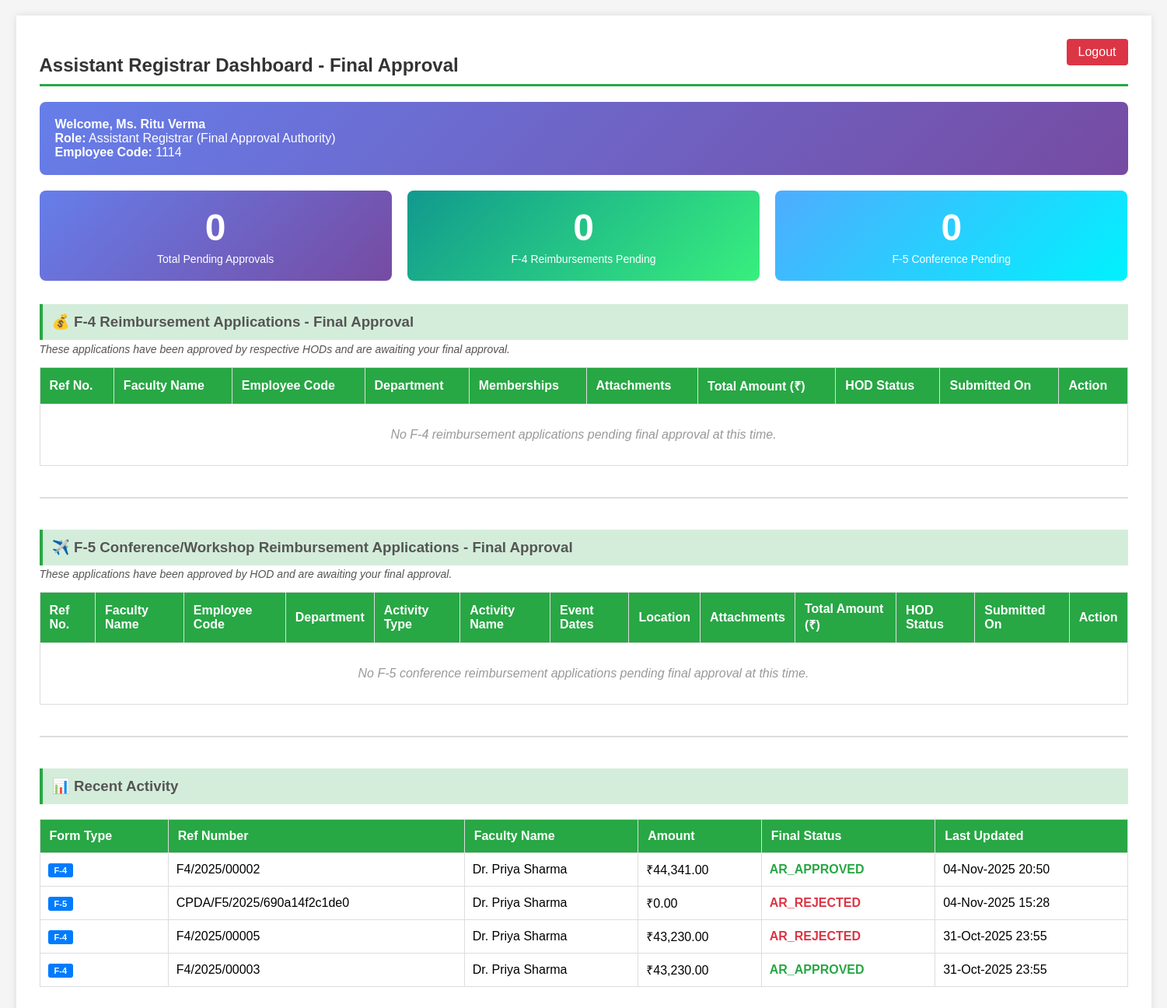
Before: /views/accounts_ar_dashboard.php (signed in) with the older database file.
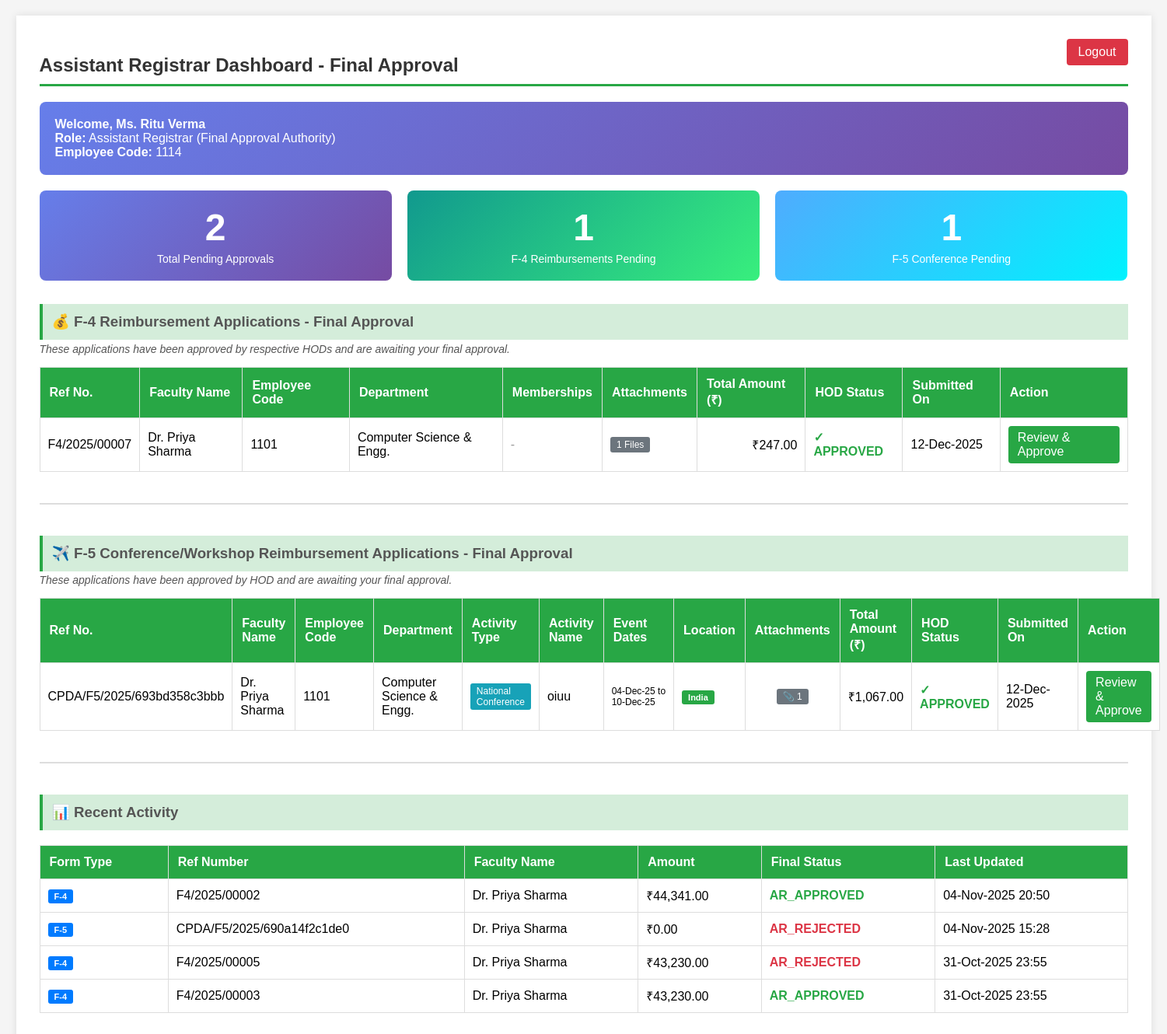
After: the same page with the newer database file.
### tables this page shows
CREATE TABLE `f4_reimbursement_applications` (
  `application_id` int(11) NOT NULL,
  `ref_number` varchar(50) NOT NULL,
  `employee_code` int(11) NOT NULL,
  `faculty_name` varchar(255) NOT NULL,
  `designation_hag` tinyint(1) DEFAULT 0,
  `designation_professor` tinyint(1) DEFAULT 0,
  `designation_associate_professor` tinyint(1) DEFAULT 0,
  `designation_assistant_professor` tinyint(1) DEFAULT 0,
  `pay_level` varchar(20) NOT NULL,
  `department` varchar(255) NOT NULL,
  `total_amount` decimal(10,2) DEFAULT 0.00,
  `expense_books` decimal(10,2) DEFAULT 0.00,
  `expense_stationary` decimal(10,2) DEFAULT 0.00,
  `expense_patent` decimal(10,2) DEFAULT 0.00,
  `expense_computer_consumables` decimal(10,2) DEFAULT 0.00,
  `expense_consumables` decimal(10,2) DEFAULT 0.00,
  `expense_synthesis_analysis` decimal(10,2) DEFAULT 0.00,
  `remarks` text DEFAULT NULL,
  `application_status` enum('DRAFT','SUBMITTED','UNDER_REVIEW','HOD_APPROVED','HOD_REJECTED','AR_APPROVED','AR_REJECTED') DEFAULT 'DRAFT',
  `submission_date` datetime DEFAULT NULL,
  `last_updated` datetime DEFAULT current_timestamp() ON UPDATE current_timestamp(),
  `hod_approval_status` enum('PENDING','APPROVED','REJECTED') DEFAULT 'PENDING',
  `hod_approval_date` datetime DEFAULT NULL,
  `hod_remarks` text DEFAULT NULL,
  `hod_approved_by` varchar(50) DEFAULT NULL,
  `ar_approval_status` enum('PENDING','APPROVED','REJECTED') DEFAULT 'PENDING',
  `ar_approval_date` datetime DEFAULT NULL,
  `ar_remarks` text DEFAULT NULL,
  `ar_approved_by` varchar(50) DEFAULT NULL,
  `sanctioned_amount` decimal(10,2) DEFAULT NULL,
  `disbursement_status` enum('PENDING','PARTIAL','COMPLETED') DEFAULT 'PENDING',
  `disbursed_amount` decimal(10,2) DEFAULT 0.00,
  `disbursement_date` datetime DEFAULT NULL,
  `created_at` timestamp NOT NULL DEFAULT current_timestamp(),
  `updated_at` timestamp NOT NULL DEFAULT current_timestamp() ON UPDATE current_timestamp()
);

CREATE TABLE `f5_conference_reimbursements` (
  `application_id` int(11) NOT NULL,
  `ref_number` varchar(100) DEFAULT NULL,
  `employee_code` int(11) NOT NULL,
  `faculty_name` varchar(200) NOT NULL,
  `designation` varchar(100) NOT NULL,
  `pay_level` varchar(10) NOT NULL,
  `department` varchar(200) NOT NULL,
  `activity_nature` enum('International Conference','National Conference','Workshop','Short Term Course','Seminar','Symposium') NOT NULL,
  `activity_name` varchar(500) NOT NULL,
  `activity_start_date` date NOT NULL,
  `activity_end_date` date NOT NULL,
  `activity_venue` varchar(300) NOT NULL,
  `location_type` enum('India','Abroad') NOT NULL,
  `expense_registration` decimal(10,2) DEFAULT 0.00,
  `expense_visa` decimal(10,2) DEFAULT 0.00,
  `expense_insurance` decimal(10,2) DEFAULT 0.00,
  `expense_air_fare` decimal(10,2) DEFAULT 0.00,
  `expense_local_travel` decimal(10,2) DEFAULT 0.00,
  `expense_da_per_diem` decimal(10,2) DEFAULT 0.00,
  `expense_boarding_lodging` decimal(10,2) DEFAULT 0.00,
  `expense_other` decimal(10,2) DEFAULT 0.00,
  `expense_other_description` text DEFAULT NULL,
  `total_amount` decimal(10,2) NOT NULL,
  `remarks` text DEFAULT NULL,
  `status` enum('PENDING','HOD_APPROVED','HOD_REJECTED','ACCOUNTS_APPROVED','ACCOUNTS_REJECTED','COMPLETED') DEFAULT 'PENDING',
  `hod_status` enum('PENDING','APPROVED','REJECTED') DEFAULT 'PENDING',
  `hod_approved_by` varchar(50) DEFAULT NULL,
  `hod_approved_at` datetime DEFAULT NULL,
  `hod_comments` text DEFAULT NULL,
  `accounts_status` enum('PENDING','APPROVED','REJECTED') DEFAULT 'PENDING',
  `accounts_approved_by` varchar(50) DEFAULT NULL,
  `accounts_approved_at` datetime DEFAULT NULL,
  `accounts_comments` text DEFAULT NULL,
  `created_at` timestamp NOT NULL DEFAULT current_timestamp(),
  `updated_at` timestamp NOT NULL DEFAULT current_timestamp() ON UPDATE current_timestamp()
);

### views/accounts_ar_dashboard.php (the view, shortened to what the rows shown need)
<?php
include_once '../config/db.php';
$sql_f4 = "SELECT
            a.application_id,
            a.ref_number,
            a.employee_code,
            a.faculty_name,
            a.department,
            a.total_amount,
            a.submission_date,
            a.application_status,
            a.hod_approval_status,
            a.hod_remarks,
            a.hod_approved_by,
            (SELECT COUNT(*) FROM f4_professional_memberships WHERE application_id = a.application_id) as membership_count,
            (SELECT COUNT(*) FROM f4_reimbursement_attachments WHERE application_id = a.application_id) as attachment_count
        FROM f4_reimbursement_applications a
        WHERE a.application_status = 'HOD_APPROVED'
          AND a.hod_approval_status = 'APPROVED'
        ORDER BY a.submission_date ASC";
$result_f4 = $conn->query($sql_f4);
$sql_f5 = "SELECT
            f.application_id,
            f.ref_number,
            f.employee_code,
            f.faculty_name,
            f.department,
            f.activity_nature,
            f.activity_name,
            f.activity_start_date,
            f.activity_end_date,
            f.location_type,
            f.total_amount,
            f.created_at,
            f.hod_status,
            f.hod_approved_by,
            f.hod_approved_at,
            f.hod_comments,
            (SELECT COUNT(*) FROM f5_attachments WHERE reimbursement_id = f.application_id) as attachment_count
        FROM f5_conference_reimbursements f
        WHERE f.hod_status = 'APPROVED'
          AND f.accounts_status = 'PENDING'
        ORDER BY f.created_at ASC";
$result_f5 = $conn->query($sql_f5);
?>
<!DOCTYPE html>
<html lang="en">
<head>
</head>
<body>
<div class="container">
    <h2>Assistant Registrar Dashboard - Final Approval</h2>
    <table>
        <thead>
            <tr>
                <th>Ref No.</th>
                <th>Faculty Name</th>
                <th>Employee Code</th>
                <th>Department</th>
                <th>Memberships</th>
                <th>Attachments</th>
                <th>Total Amount (₹)</th>
                <th>HOD Status</th>
                <th>Submitted On</th>
                <th>Action</th>
            </tr>
        </thead>
        <tbody>
            <?php if ($result_f4->num_rows > 0): ?>
                <?php while ($row = $result_f4->fetch_assoc()): ?>
                    <tr>
                        <td><?= htmlspecialchars($row['ref_number']); ?></td>
                        <td><?= htmlspecialchars($row['faculty_name']); ?></td>
                        <td><?= htmlspecialchars($row['employee_code']); ?></td>
                        <td><?= htmlspecialchars($row['department']); ?></td>
                        <td>
                            <?php if ($row['membership_count'] > 0): ?>
                                <span class="badge"><?= $row['membership_count']; ?> Membership(s)</span>
                            <?php else: ?>
                                <span style="color: #999;">-</span>
                            <?php endif; ?>
                        </td>
                        <td>
                            <?php if ($row['attachment_count'] > 0): ?>
                                <span class="badge" style="background: #6c757d;"><?= $row['attachment_count']; ?> Files</span>
                            <?php else: ?>
                                <span style="color: #999;">-</span>
                            <?php endif; ?>
                        </td>
                        <td style="text-align: right;">₹<?= number_format($row['total_amount'], 2); ?></td>
                        <td class="status-approved">✓ <?= htmlspecialchars($row['hod_approval_status']); ?></td>
                        <td><?= date('d-M-Y', strtotime($row['submission_date'])); ?></td>
                        <td>
                            <a href="ar_view_application.php?application_id=<?= $row['application_id']; ?>&type=f4" class="btn-view">Review & Approve</a>
                        </td>
                    </tr>
                <?php endwhile; ?>
            <?php else: ?>
                <tr>
                    <td colspan="10" class="no-data">No F-4 reimbursement applications pending final approval at this time.</td>
                </tr>
            <?php endif; ?>
        </tbody>
    </table>
    <table>
        <thead>
            <tr>
                <th>Ref No.</th>
                <th>Faculty Name</th>
                <th>Employee Code</th>
                <th>Department</th>
                <th>Activity Type</th>
                <th>Activity Name</th>
                <th>Event Dates</th>
                <th>Location</th>
                <th>Attachments</th>
                <th>Total Amount (₹)</th>
                <th>HOD Status</th>
                <th>Submitted On</th>
                <th>Action</th>
            </tr>
        </thead>
        <tbody>
            <?php if ($result_f5->num_rows > 0): ?>
                <?php while ($row = $result_f5->fetch_assoc()): ?>
                    <tr>
                        <td><?= htmlspecialchars($row['ref_number']); ?></td>
                        <td><?= htmlspecialchars($row['faculty_name']); ?></td>
                        <td><?= htmlspecialchars($row['employee_code']); ?></td>
                        <td><?= htmlspecialchars($row['department']); ?></td>
                        <td>
                            <span class="badge"><?= htmlspecialchars($row['activity_nature']); ?></span>
                        </td>
                        <td><?= htmlspecialchars(substr($row['activity_name'], 0, 35)); ?>
                        </td>
                        <td style="white-space: nowrap; font-size: 12px;">
                            <?= date('d-M-y', strtotime($row['activity_start_date'])); ?> to<br>
                            <?= date('d-M-y', strtotime($row['activity_end_date'])); ?>
                        </td>
                        <td>
                            <span class="badge-location badge-<?= strtolower($row['location_type']); ?>">
                                <?= htmlspecialchars($row['location_type']); ?>
                            </span>
                        </td>
                        <td style="text-align: center;">
                            <?php if ($row['attachment_count'] > 0): ?>
                                <span class="badge" style="background: #6c757d;">📎 <?= $row['attachment_count']; ?></span>
                            <?php else: ?>
                                <span style="color: #999;">-</span>
                            <?php endif; ?>
                        </td>
                        <td style="text-align: right;">₹<?= number_format($row['total_amount'], 2); ?></td>
                        <td class="status-approved">
                            ✓ <?= htmlspecialchars($row['hod_status']); ?>
                        </td>
                        <td><?= date('d-M-Y', strtotime($row['created_at'])); ?></td>
                        <td>
                            <a href="ar_view_application.php?application_id=<?= $row['application_id']; ?>&type=f5" class="btn-view">Review & Approve</a>
                        </td>
                    </tr>
                <?php endwhile; ?>
            <?php else: ?>
                <tr>
                    <td colspan="13" class="no-data">No F-5 conference reimbursement applications pending final approval at this time.</td>
                </tr>
            <?php endif; ?>
        </tbody>
    </table>
    <table>
        <thead>
            <tr>
                <th>Form Type</th>
                <th>Ref Number</th>
                <th>Faculty Name</th>
                <th>Amount</th>
                <th>Final Status</th>
                <th>Last Updated</th>
            </tr>
        </thead>
    </table>
</div>
</body>
</html>

Changed rows visible on the page:
added f4_reimbursement_applications: ref_number "F4/2025/00007", faculty_name "Dr. Priya Sharma", employee_code "1101", department "Computer Science & Engg.", attachment_count "1", total_amount "247.00", hod_approval_status "APPROVED", submission_date "12-Dec-2025"
added f5_conference_reimbursements: ref_number "CPDA/F5/2025/693bd358c3bbb", faculty_name "Dr. Priya Sharma", employee_code "1101", department "Computer Science & Engg.", activity_nature "National Conference", activity_name "oiuu", activity_start_date "04-Dec-25", activity_end_date "10-Dec-25", location_type "India", attachment_count "1", total_amount "1,067.00", hod_status "APPROVED", created_at "12-Dec-2025"
Other visible differences:
$total_pending: "0" → "2"
$total_f4_pending: "0" → "1"
$total_f5_pending: "0" → "1"
text no longer shown: "No F-4 reimbursement applications pending final approval at this time. No F-5 conference reimbursement applications pending final approval at this time."
